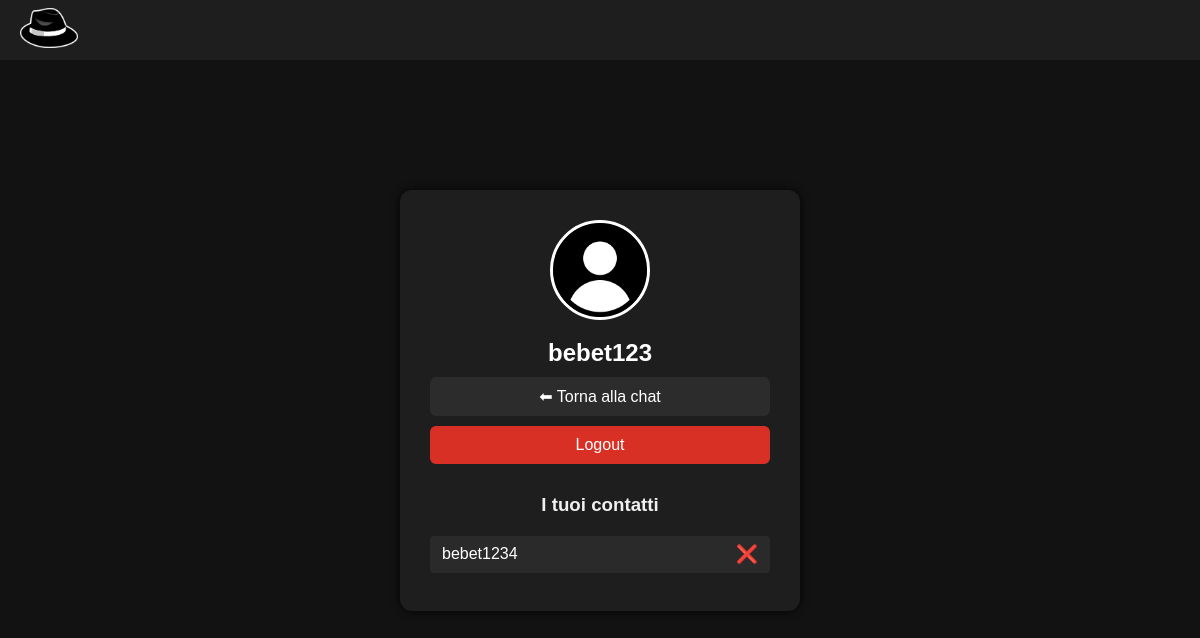
Before: /utente (signed in) with the older database file.
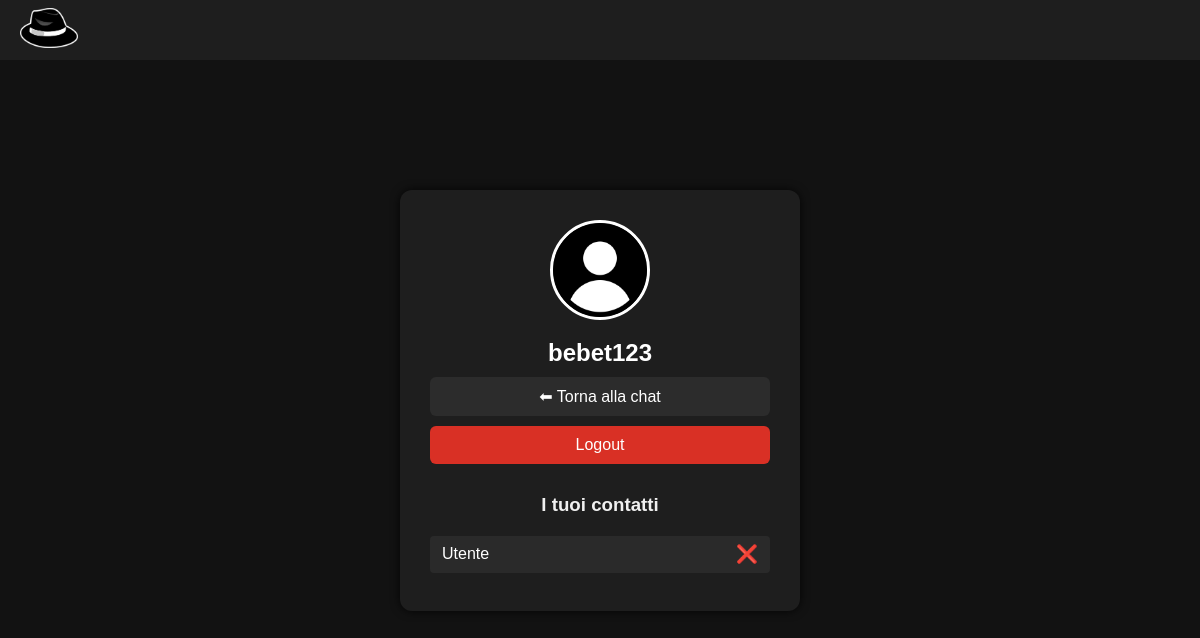
After: the same page with the newer database file.
### tables this page shows
CREATE TABLE contacts (
        id INTEGER PRIMARY KEY AUTOINCREMENT,
        user TEXT NOT NULL,
        contact TEXT NOT NULL,
        UNIQUE(user, contact)
    );

### app.py (the view)
@app.route('/utente')
def utente():
    if 'username' not in session:
        return redirect(url_for('login'))
    db = get_db()
    contacts = db.execute('SELECT contact FROM contacts WHERE user = ?', (session['username'],)).fetchall()
    return render_template('utente.html', contacts=contacts)

### app.py (called while the page is built)
def get_db():
    conn = sqlite3.connect('users.db')
    conn.row_factory = sqlite3.Row
    return conn

### templates/utente.html (shortened to what this page needs)
<!DOCTYPE html>
<html lang="it">
<head>
    <link rel="stylesheet" href="{{ url_for('static', filename='style.css') }}">
</head>
<body class="dark">
    <header>
        <a href="/" class="logo">
            <img src="{{ url_for('static', filename='logo.png') }}" alt="Logo" />
        </a>
    </header>
<div class="user-page-container">
    <div class="user-card">
        <img class="user-avatar-large" src="{{ url_for('static', filename='default-user.png') }}" alt="Avatar">
        <h2 class="username">{{ session.username }}</h2>
        <div class="user-actions">
            <a href="{{ url_for('chat') }}" class="back-btn">⬅ Torna alla chat</a>
            <form action="{{ url_for('logout') }}" method="get">
                <button class="logout-btn" type="submit">Logout</button>
            </form>
        </div>
        <h3 style="margin-top: 30px;">I tuoi contatti</h3>
        <ul class="contact-list">
            {% for contact in contacts %}
                <li>
                    {{ contact.contact }}
                    <form style="display:inline;" method="post" action="{{ url_for('delete_contact') }}">
                        <button type="submit" class="delete-btn">❌</button>
                    </form>
                </li>
            {% else %}
                <li><em>Nessun contatto salvato.</em></li>
            {% endfor %}
        </ul>
    </div>
</div>
</body>
</html>

### static/style.css (style rules this page uses)
* { margin: 0; padding: 0; box-sizing: border-box; }
body, html { font-family: Arial, sans-serif; background-color: #121212; color: #f0f0f0; }
header { background: #1e1e1e; padding: 10px 20px; display: flex; justify-content: space-between; align-items: center; position: fixed; top: 0; left: 0; right: 0; height: 60px; z-index: 1000; }
header .logo img { height: 40px; }
.user-page-container { display: flex; justify-content: center; align-items: center; min-height: 100vh; padding: 20px; }
.user-card { background-color: #1e1e1e; padding: 30px; border-radius: 12px; text-align: center; box-shadow: 0 0 10px rgba(0,0,0,0.8); width: 100%; max-width: 400px; }
.user-avatar-large { width: 100px; height: 100px; border-radius: 50%; border: 3px solid #fff; margin-bottom: 15px; }
.username { font-size: 1.5rem; margin-bottom: 10px; color: white; }
.user-actions button, .back-btn { display: block; width: 100%; padding: 10px; margin: 10px 0; font-size: 1rem; border: none; border-radius: 6px; cursor: pointer; transition: background 0.2s; text-decoration: none; text-align: center; }
.logout-btn { background-color: #d93025; color: white; border: none; border-radius: 6px; padding: 10px; font-size: 1rem; cursor: pointer; transition: background 0.3s; }
.back-btn { background-color: #2c2c2c; color: white; }
.contact-list { list-style: none; padding: 0; margin-top: 20px; text-align: left; color: white; }
.contact-list li { display: flex; justify-content: space-between; align-items: center; background-color: #2a2a2a; margin-bottom: 8px; padding: 8px 12px; border-radius: 4px; }
.delete-btn { background: none; border: none; color: #f66; font-size: 1.1rem; cursor: pointer; }

Changed rows visible on the page:
changed contacts "bebet123": contact "bebet1234" → "Utente"
